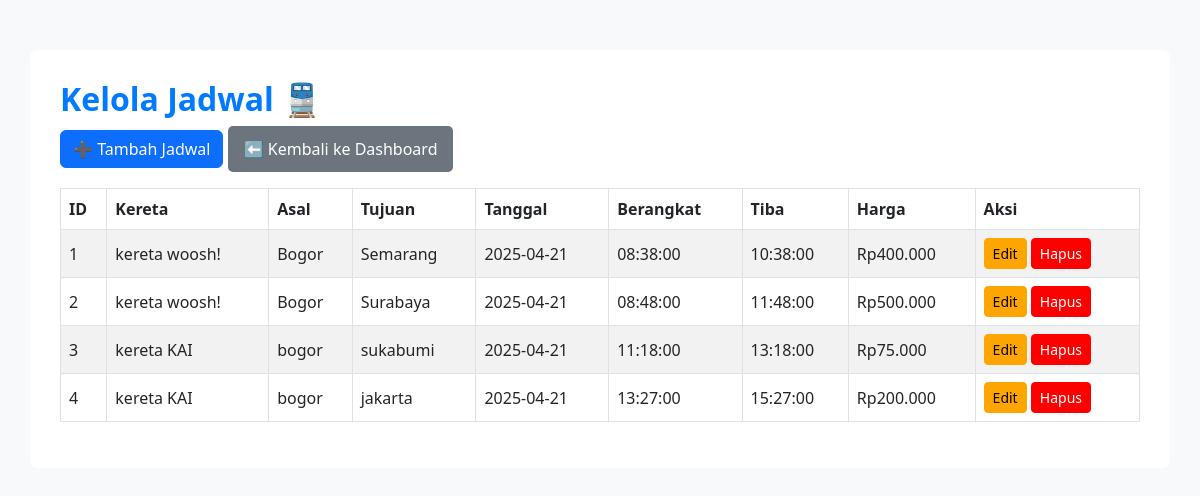
The app's page /kelola_jadwal.php (signed in) with its own data.
### tables this page shows
CREATE TABLE `jadwal` (
  `id_jadwal` int(11) NOT NULL,
  `id_kereta` int(11) NOT NULL,
  `asal` varchar(255) NOT NULL,
  `tujuan` varchar(255) NOT NULL,
  `tanggal` date NOT NULL,
  `waktu_berangkat` time NOT NULL,
  `waktu_tiba` time NOT NULL,
  `harga` decimal(10,2) NOT NULL
);

CREATE TABLE `kereta` (
  `id_kereta` int(11) NOT NULL,
  `nama_kereta` varchar(255) NOT NULL,
  `jenis` enum('ekonomi','eksekutif','vip') NOT NULL,
  `kapasitas` int(11) NOT NULL
);

### kelola_jadwal.php (the view, shortened to what this page needs)
<?php
include 'koneksi.php';
$data = mysqli_query($conn, "
    SELECT jadwal.*, kereta.nama_kereta
    FROM jadwal
    JOIN kereta ON jadwal.id_kereta = kereta.id_kereta
");
?>
<!DOCTYPE html>
<html lang="id">
<head>
    <link href="https://cdn.jsdelivr.net/npm/bootstrap@5.3.0-alpha1/dist/css/bootstrap.min.css" rel="stylesheet">
</head>
<body>
<div class="container">
    <h2>Kelola Jadwal 🚆</h2>
    <a href="form_jadwal.php" class="btn btn-primary mb-3">➕ Tambah Jadwal</a>
    <a href="dashboard_admin.php" class="btn btn-back mb-3">⬅ Kembali ke Dashboard</a>
    <table class="table table-bordered table-striped">
        <thead class="thead-dark">
            <tr>
                <th>ID</th>
                <th>Kereta</th>
                <th>Asal</th>
                <th>Tujuan</th>
                <th>Tanggal</th>
                <th>Berangkat</th>
                <th>Tiba</th>
                <th>Harga</th>
                <th>Aksi</th>
            </tr>
        </thead>
        <tbody>
            <?php while ($row = mysqli_fetch_assoc($data)) : ?>
                <tr>
                    <td><?= $row['id_jadwal'] ?></td>
                    <td><?= $row['nama_kereta'] ?></td>
                    <td><?= $row['asal'] ?></td>
                    <td><?= $row['tujuan'] ?></td>
                    <td><?= $row['tanggal'] ?></td>
                    <td><?= $row['waktu_berangkat'] ?></td>
                    <td><?= $row['waktu_tiba'] ?></td>
                    <td>Rp<?= number_format($row['harga'], 0, ',', '.') ?></td>
                    <td>
                        <a href="form_jadwal.php?edit=<?= $row['id_jadwal'] ?>" class="btn btn-warning btn-sm">Edit</a>
                        <a href="?hapus=<?= $row['id_jadwal'] ?>" class="btn btn-danger btn-sm" onclick="return confirm('Yakin ingin menghapus jadwal ini?')">Hapus</a>
                    </td>
                </tr>
            <?php endwhile; ?>
        </tbody>
    </table>
</div>
</body>
</html>

### kelola_jadwal.php (style rules this page uses)
body { background-color: #f8f9fa; padding-top: 50px; }
.container { background-color: white; border-radius: 8px; padding: 30px; }
h2 { color: #007bff; font-weight: bold; }
.table th, .table td { vertical-align: middle; }
.btn-back { background-color: #6c757d; color: white; text-decoration: none; padding: 10px 15px; border-radius: 5px; }
.btn-danger { background-color: red; border-color: red; }
.btn-warning { background-color: orange; border-color: orange; }

### records on screen
jadwal: id_jadwal "1", id_kereta.nama_kereta "kereta woosh!", asal "Bogor", tujuan "Semarang", tanggal "2025-04-21", waktu_berangkat "08:38:00", waktu_tiba "10:38:00", harga "400.000"
jadwal: id_jadwal "2", id_kereta.nama_kereta "kereta woosh!", asal "Bogor", tujuan "Surabaya", tanggal "2025-04-21", waktu_berangkat "08:48:00", waktu_tiba "11:48:00", harga "500.000"
jadwal: id_jadwal "3", id_kereta.nama_kereta "kereta KAI", asal "bogor", tujuan "sukabumi", tanggal "2025-04-21", waktu_berangkat "11:18:00", waktu_tiba "13:18:00", harga "75.000"
jadwal: id_jadwal "4", id_kereta.nama_kereta "kereta KAI", asal "bogor", tujuan "jakarta", tanggal "2025-04-21", waktu_berangkat "13:27:00", waktu_tiba "15:27:00", harga "200.000"
